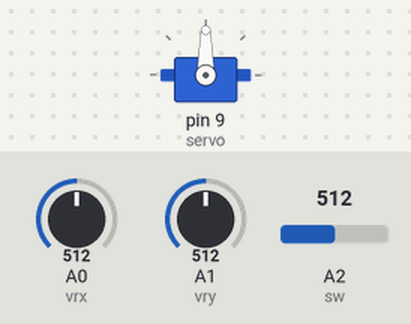
This sketch was run on a simulated Arduino Uno, built with avr-gcc and run on an emulated ATmega328P. On the bench: servo. Inputs (shaded band) come from the test bench; at power-on: A0 (vrx) = 512, A1 (vry) = 512, A2 (sw) = 512.

Above: at 1.2 s.
1.3 s: A0 (vrx) set to 716
At 2.5 s:
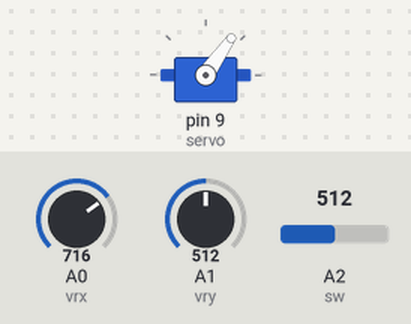
2.8 s: A0 (vrx) set to 900
At 3.2 s:
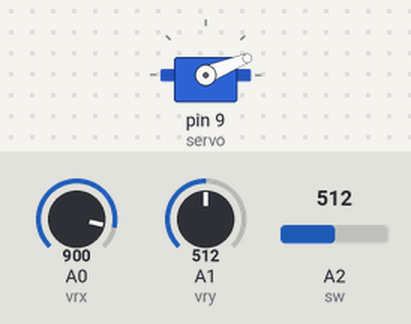
4.3 s: A0 (vrx) set to 1023
At 5.0 s:
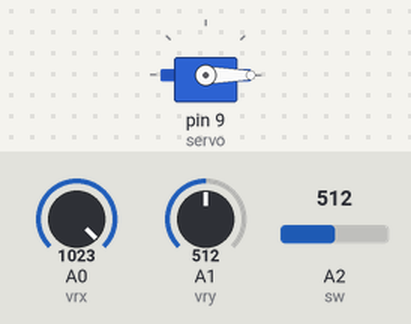
5.8 s: A0 (vrx) set to 306
At 6.8 s:
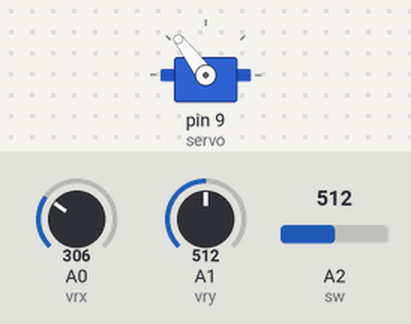
7.3 s: A0 (vrx) set to 122
At 8.7 s:
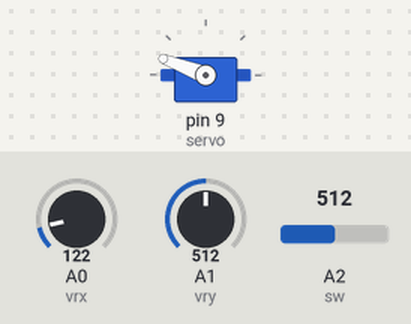
Timing chart, 0 to 9.8 s (numbered marks = the images above; inputs shaded):
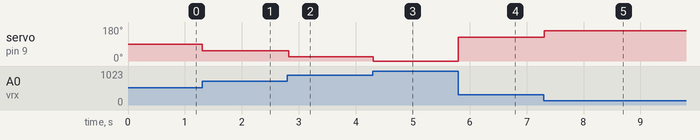

The sketch:

servo_test.ino
```cpp
#include <Servo.h>

Servo servo;
int vrx = A0;
int vry = A1;
int sw = A2;
void setup(){
    // servo.attach(9);

    Serial.begin(9600);
}

int x = 0, y = 0, s = 0;
bool off = false;
void loop(){
    s = analogRead(sw);
    if (s == 0){
        off = !off;
        delay(500);
    }
    if (!off){
        x = analogRead(vrx);
        y = analogRead(vry);
        servo.attach(9);
        servo.write(map(x, 0, 1023, 180, 0));
    }
    else{
        if (servo.attached()){
            servo.detach();
        }
    }

}
```

Measured:
- after the input at 1.3 s, servo on pin 9 (servo): 90° → 55° at once
- after the input at 2.8 s, servo on pin 9 (servo): 55° → 22° at once
- after the input at 4.3 s, servo on pin 9 (servo): 22° → 0° at once
- after the input at 5.8 s, servo on pin 9 (servo): 0° → 127° at once
- after the input at 7.3 s, servo on pin 9 (servo): 127° → 159° at once
